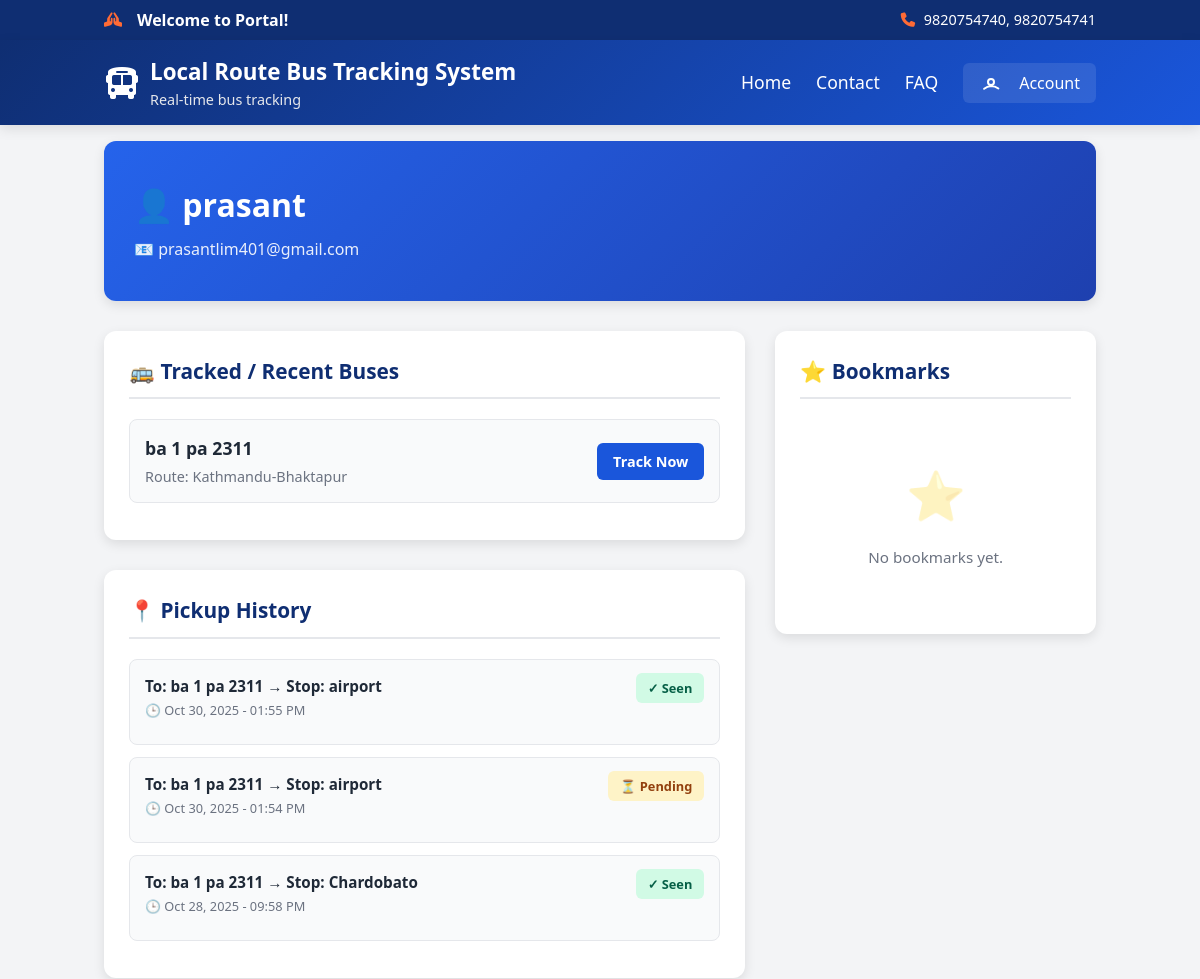
The page /user/profile/17/ (upper part) on the database as committed earlier.
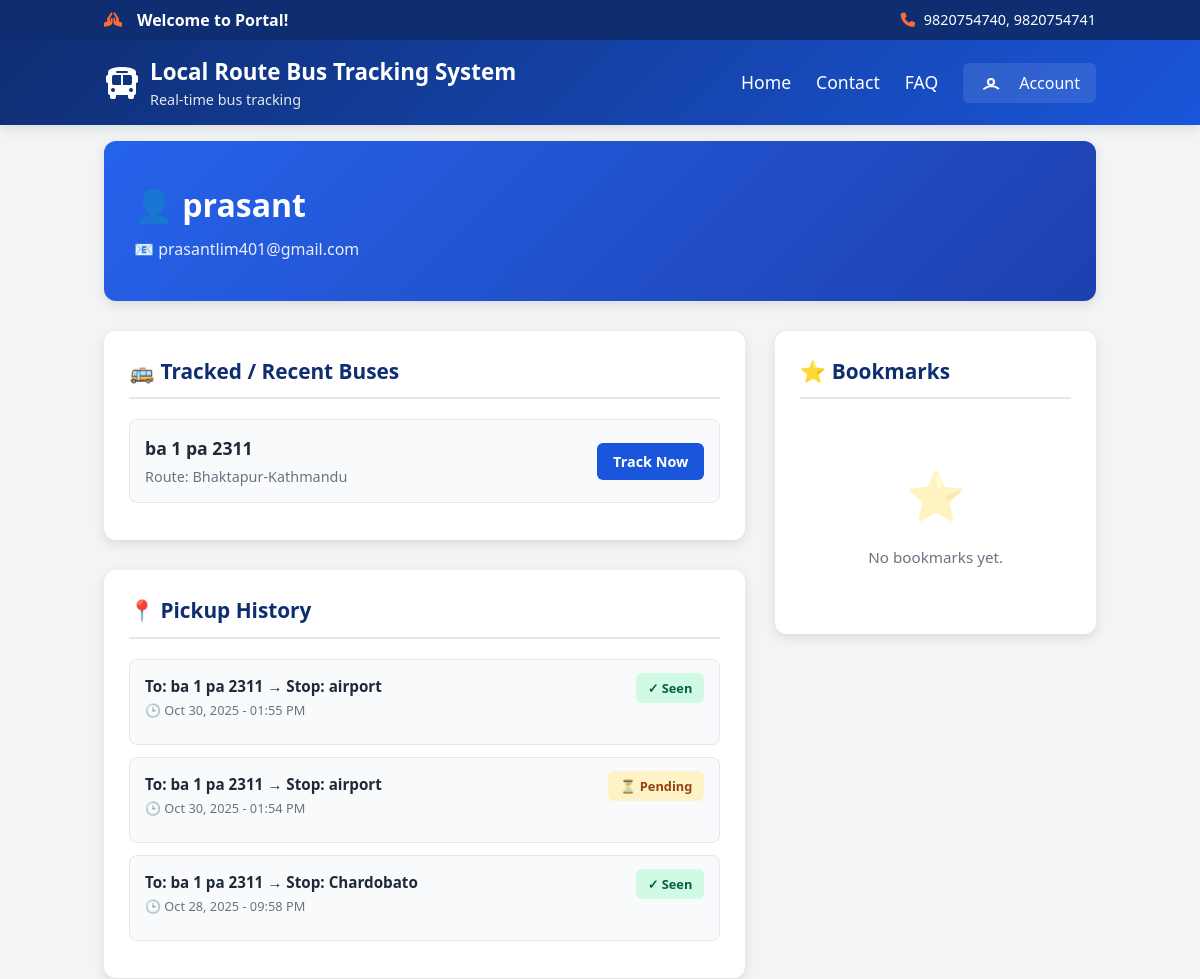
The same page on the database as committed later.
### core/models.py (models this page shows, shortened)
class Bus(models.Model):
    number_plate = models.CharField(max_length=50)
    total_seats = models.PositiveIntegerField(default=25)
    driver = models.ForeignKey(Driver, on_delete=models.CASCADE, related_name='buses')
    route = models.ForeignKey('BusRoute', on_delete=models.PROTECT, related_name='buses')
    current_lat = models.FloatField(null=True, blank=True)
    current_lng = models.FloatField(null=True, blank=True)
    eta_seconds = models.IntegerField(null=True, blank=True)
    eta_smoothed_seconds = models.FloatField(null=True, blank=True)
    eta_passed_counter = models.IntegerField(default=0)
    eta_updated_at = models.DateTimeField(null=True, blank=True)
    nearest_stop_index = models.IntegerField(null=True, blank=True)

class BusRoute(models.Model):
    name = models.CharField(max_length=100, unique=True)
    stops = models.ManyToManyField('Stop', through='RouteStop', related_name='routes')
    is_active = models.BooleanField(default=False)
    polyline = models.TextField(null=True, blank=True)
    route_length_m = models.FloatField(null=True, blank=True)
    reverse_route = models.ForeignKey(
        'self',
        on_delete=models.SET_NULL,
        null=True,
        blank=True,
        related_name='forward_route',
        help_text="The reverse direction of this route"
    )

### core/views.py (the view)
# urls.py: path('user/profile/<int:user_id>/', views.user_profile, name='user_profile'),
def user_profile(request, user_id):
    try:
        profile_user = User.objects.get(id=user_id)
        pickups = PickupRequest.objects.filter(user=profile_user).order_by('-created_at')[:200]
        bookmarks = Bookmark.objects.filter(user=profile_user).select_related('bus').order_by('-created_at')[:200]
        tracked = []
        seen = set()
        for p in pickups:
            if p.bus and p.bus.id not in seen:
                tracked.append(p.bus)
                seen.add(p.bus.id)
        for b in bookmarks:
            if b.bus and b.bus.id not in seen:
                tracked.append(b.bus)
                seen.add(b.bus.id)
        context = {
            'profile_user': profile_user,
            'pickups': pickups,
            'bookmarks': bookmarks,
            'tracked_buses': tracked,
        }
        return render(request, 'user/profile.html', context)
    except User.DoesNotExist:
        return render(request, 'user/profile.html', {'profile_user': None})

### core/templates/user/profile.html (shortened to what the changed rows need)
{% extends 'base.html' %}
{% load static %}
{% block content %}
{% if profile_user %}
        <div class="profile-header">
            <div class="profile-info">
                <div class="user-details">
                    <h2>👤 {{ profile_user.username }}</h2>
                </div>
            </div>
        </div>
        <div class="profile-grid">
            <div>
                <div class="section-card">
                    {% if tracked_buses %}
                        <ul class="bus-list">
                            {% for bus in tracked_buses %}
                                <li class="bus-item">
                                    <div class="bus-item-content">
                                        <div>
                                            <div class="bus-number">{{ bus.number_plate }}</div>
                                            <div class="bus-route">
                                                Route: {% if bus.route %}{{ bus.route.name }}{% else %}—{% endif %}
                                            </div>
                                        </div>
                                        <a href="{% url 'track_bus' bus.id %}" class="track-btn">
                                            Track Now
                                        </a>
                                    </div>
                                </li>
                            {% endfor %}
                        </ul>
                    {% else %}
                        <div class="empty-state">
                            <div class="empty-state-icon">🚌</div>
                            <p class="empty-state-text">No recent tracked buses.</p>
                        </div>
                    {% endif %}
                </div>
            </div>
        </div>
{% endif %}
{% endblock %}

Rows that differ between the two databases and show on the page:
changed Bus "ba 1 pa 2311": route.name "Kathmandu-Bhaktapur" → "Bhaktapur-Kathmandu"
